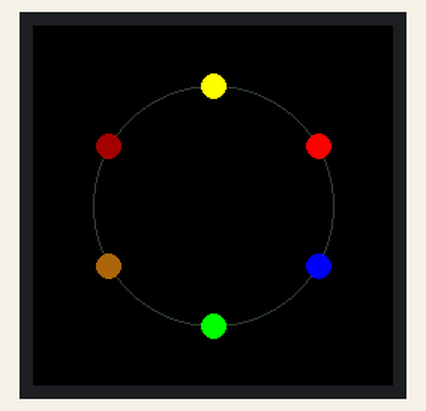
The program below on a simulated ESP32-C3. On the bench: 240×240 colour display.

Above: at 0.3 s.
At 0.8 s:
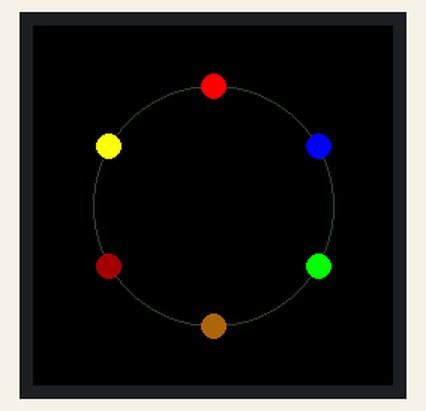
At 1.3 s:
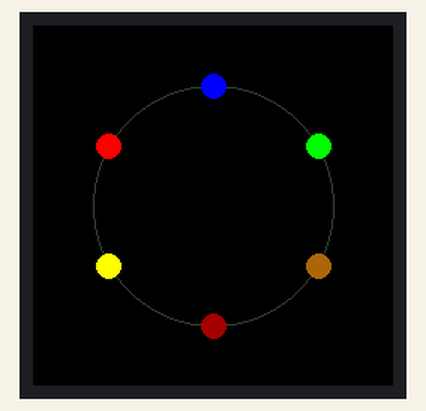
At 1.9 s:
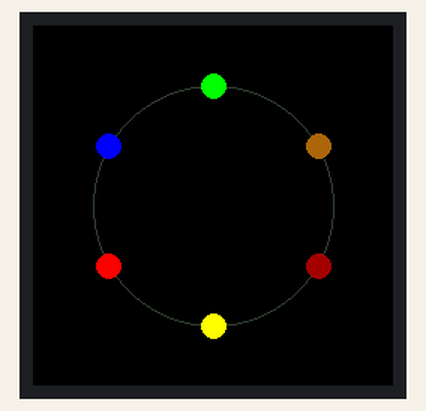
At 2.4 s:
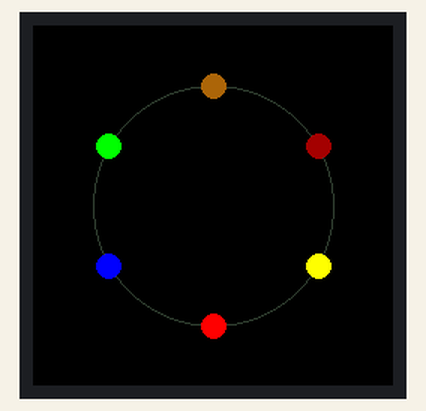
At 2.9 s:
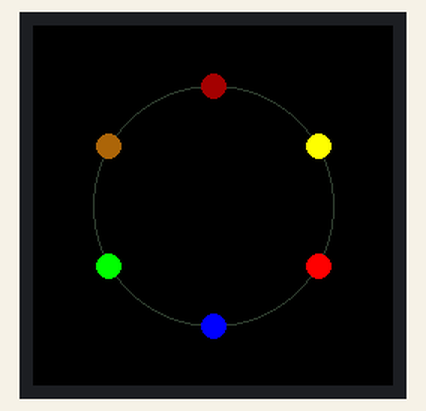

The program:

main.cpp
```cpp
// ESP32C3DEV_ST7789_TFT_6-color_spot
// From: thesolaruniverse.wordpress.com — June 4, 2024
// microcontroller: ESP32 C3 Super Mini
// display: 1.3 inch TFT 240*240 pixels ST7789 controller
//
// pin layout (from article):
//   SCL→GPIO2, SDA→GPIO4, RES→GPIO0, DC→GPIO1, BLK→NC, CS→GND

#include <Arduino.h>
#include <TFT_eSPI.h>
TFT_eSPI tft = TFT_eSPI();

#define SCOPE   0x3206
#define WHITE       0xFFFF
#define BLACK       0x0000
#define BLUE        0x001F
#define RED         0xF800
#define GREEN       0x07E0
#define CYAN        0x07FF
#define MAGENTA     0xF81F
#define YELLOW      0xFFE0
#define GREY        0x2108
#define ORANGE      0xFBE0
#define AFRICA      0xAB21
#define BORDEAUX    0xA000

int delayTime = 500;
int j, t;

int color[13] = {BORDEAUX, AFRICA, GREEN, BLUE, RED, YELLOW,
                 BORDEAUX, AFRICA, GREEN, BLUE, RED, YELLOW, BORDEAUX};

void drawSpots() {
    tft.fillCircle(120,  40, 8, color[j]);
    tft.fillCircle(190,  80, 8, color[j-1]);
    tft.fillCircle(190, 160, 8, color[j-2]);
    tft.fillCircle(120, 200, 8, color[j-3]);
    tft.fillCircle( 50, 160, 8, color[j-4]);
    tft.fillCircle( 50,  80, 8, color[j-5]);
}

void setup() {
    tft.begin();
    tft.fillScreen(BLACK);
    tft.drawCircle(120, 120, 80, SCOPE);
    j = 12;
}

void loop() {
    drawSpots();
    j--;
    t = j - 5;
    if (j < 6) j = 12;
    delay((t == 6) ? (delayTime / 6) : delayTime);
}
```

Measured:
- by itself, everything shown: repeats every 3.1 s, in 6 steps
- what the display in image 0 shows lasts 0.5 s, from 0.3 s to 0.8 s
- what the display in image 5 shows lasts 0.6 s, from 2.8 s to 3.4 s
